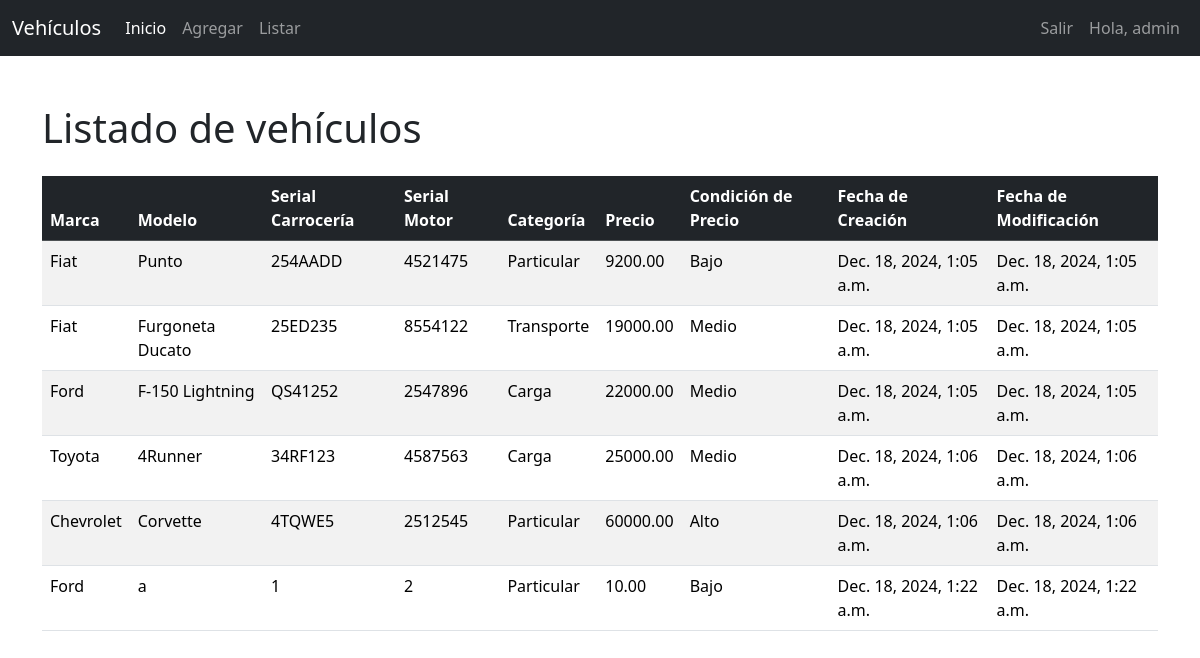
The page /vehiculo/list/ (signed in) on the database its author committed.
### vehiculo/models.py (models this page shows, shortened)
class VehiculoModel(models.Model):
    MARCAS_CHOICES = [
        ('Fiat', 'Fiat'),
        ('Chevrolet', 'Chevrolet'),
        ('Ford', 'Ford'),
        ('Toyota', 'Toyota'),
    ]
    CATEGORIAS_CHOICES = [
        ('Particular', 'Particular'),
        ('Transporte', 'Transporte'),
        ('Carga', 'Carga'),
    ]
    marca = models.CharField(
        max_length=20,
        choices=MARCAS_CHOICES,
        default='Ford'
    )
    modelo = models.CharField(max_length=100)
    serial_carroceria = models.CharField(max_length=50, unique=True)
    serial_motor = models.CharField(max_length=50, unique=True)
    categoria = models.CharField(
        max_length=20,
        choices=CATEGORIAS_CHOICES,
        default='Particular'
    )
    precio = models.DecimalField(max_digits=10, decimal_places=2)
    fecha_creacion = models.DateTimeField(auto_now_add=True)
    fecha_modificacion = models.DateTimeField(auto_now=True)

### vehiculo/views.py (the view)
# urls.py: path('list/', views.list_vehiculo, name='list'),
def list_vehiculo(request):
    if request.user.is_authenticated:  # Verificar si el usuario está logueado
        vehiculos = VehiculoModel.objects.all()
        return render(request, 'list.html', {'vehiculos': vehiculos})
    else:
        mensaje = "Debes iniciar sesión para ver la lista de vehículos."
        return render(request, 'list.html', {'mensaje': mensaje})

### templates/list.html
{% extends "base.html" %}
{% block content %}
{% include 'navbar.html' %}
    <div class="container mt-5">
        <h1 class="mb-4">Listado de vehículos</h1>
        <table class="table table-striped table-hover">
            <thead class="table-dark">
                <tr>
                    <th>Marca</th>
                    <th>Modelo</th>
                    <th>Serial Carrocería</th>
                    <th>Serial Motor</th>
                    <th>Categoría</th>
                    <th>Precio</th>
                    <th>Condición de Precio</th>
                    <th>Fecha de Creación</th>
                    <th>Fecha de Modificación</th>
                </tr>
            </thead>
            <tbody>
                {% for vehiculo in vehiculos %}
                <tr>
                    <td>{{ vehiculo.marca }}</td>
                    <td>{{ vehiculo.modelo }}</td>
                    <td>{{ vehiculo.serial_carroceria }}</td>
                    <td>{{ vehiculo.serial_motor }}</td>
                    <td>{{ vehiculo.categoria }}</td>
                    <td>{{ vehiculo.precio }}</td>
                    <td>
                        {% if vehiculo.precio < 10000 %}
                            Bajo
                        {% elif vehiculo.precio <= 30000 %}
                            Medio
                        {% else %}
                            Alto
                        {% endif %}
                    </td>
                    <td>{{ vehiculo.fecha_creacion }}</td>
                    <td>{{ vehiculo.fecha_modificacion }}</td>
                </tr>
                {% empty %}
                <tr>
                    <td colspan="9" class="text-center">Favor inicie sesión para ver vehículos.</td>
                </tr>
                {% endfor %}
            </tbody>
        </table>
    </div>
{% endblock %}

### templates/base.html (shortened to what this page needs)
<!DOCTYPE html>
<html lang="en">
<head>
    {% load bootstrap5 %}
    {% bootstrap_css %}
</head>
<body>
    {% block content %}
    {% endblock content %}
</body>
</html>

### templates/navbar.html (shortened to what this page needs)
{% extends 'base.html' %}
{% load bootstrap5 %}
{% block content %}
<nav class="navbar navbar-expand-lg navbar-dark bg-dark">
    <div class="container-fluid">
        <a class="navbar-brand" href="/">Vehículos</a>
        <div class="collapse navbar-collapse" id="navbarSupportedContent">
            <ul class="navbar-nav mb-2 mb-lg-0">
                <li class="nav-item">
                    <a class="nav-link active" aria-current="page" href="/">Inicio</a>
                </li>
                <li class="nav-item">
                    <a class="nav-link" href="/vehiculo/add">Agregar</a>
                </li>
                <li class="nav-item">
                    <a class="nav-link" href="/vehiculo/list">Listar</a>
                </li>
            </ul>
            <ul class="navbar-nav ms-auto mb-2 mb-lg-0">
                {% if user.is_authenticated %}
                <li class="nav-item">
                    <a class="nav-link" href="/vehiculo/logout">Salir</a>
                </li>
                <li class="nav-item">
                    <a class="nav-link" href="#">Hola, {{ user.username }}</a>
                </li>
                {% else %}
                    <li class="nav-item">
                        <a class="nav-link" href="/vehiculo/signin">Login</a>
                    </li>
                {% endif %}
            </ul>
        </div>
    </div>
</nav>
{% endblock %}

### rows shown on the page
VehiculoModel: marca "Fiat", modelo "Punto", serial_carroceria "254AADD", serial_motor "4521475", categoria "Particular", precio "9200.00", shows "Bajo", fecha_creacion "Dec. 18, 2024, 1:05 a.m.", fecha_modificacion "Dec. 18, 2024, 1:05 a.m."
VehiculoModel: marca "Fiat", modelo "Furgoneta Ducato", serial_carroceria "25ED235", serial_motor "8554122", categoria "Transporte", precio "19000.00", shows "Medio", fecha_creacion "Dec. 18, 2024, 1:05 a.m.", fecha_modificacion "Dec. 18, 2024, 1:05 a.m."
VehiculoModel: marca "Ford", modelo "F-150 Lightning", serial_carroceria "QS41252", serial_motor "2547896", categoria "Carga", precio "22000.00", shows "Medio", fecha_creacion "Dec. 18, 2024, 1:05 a.m.", fecha_modificacion "Dec. 18, 2024, 1:05 a.m."
VehiculoModel: marca "Toyota", modelo "4Runner", serial_carroceria "34RF123", serial_motor "4587563", categoria "Carga", precio "25000.00", shows "Medio", fecha_creacion "Dec. 18, 2024, 1:06 a.m.", fecha_modificacion "Dec. 18, 2024, 1:06 a.m."
VehiculoModel: marca "Chevrolet", modelo "Corvette", serial_carroceria "4TQWE5", serial_motor "2512545", categoria "Particular", precio "60000.00", shows "Alto", fecha_creacion "Dec. 18, 2024, 1:06 a.m.", fecha_modificacion "Dec. 18, 2024, 1:06 a.m."
VehiculoModel: marca "Ford", modelo "a", serial_carroceria "1", serial_motor "2", categoria "Particular", precio "10.00", shows "Bajo", fecha_creacion "Dec. 18, 2024, 1:22 a.m.", fecha_modificacion "Dec. 18, 2024, 1:22 a.m."

### other values the page prints
{{ user.username }} "admin"
